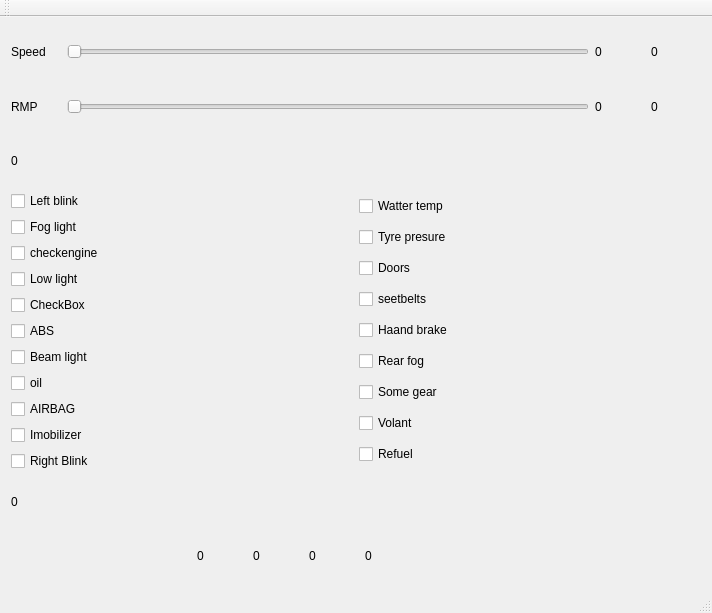
<?xml version="1.0" encoding="UTF-8"?>
<ui version="4.0">
 <class>MainWindow</class>
 <widget class="QMainWindow" name="MainWindow">
  <property name="geometry">
   <rect>
    <x>0</x>
    <y>0</y>
    <width>712</width>
    <height>613</height>
   </rect>
  </property>
  <property name="windowTitle">
   <string>MainWindow</string>
  </property>
  <widget class="QWidget" name="centralWidget">
   <layout class="QVBoxLayout" name="verticalLayout">
    <item>
     <layout class="QHBoxLayout" name="horizontalLayout">
      <item>
       <widget class="QLabel" name="label_3">
        <property name="minimumSize">
         <size>
          <width>50</width>
          <height>0</height>
         </size>
        </property>
        <property name="text">
         <string>Speed</string>
        </property>
       </widget>
      </item>
      <item>
       <widget class="QSlider" name="horizontalSlider">
        <property name="maximum">
         <number>100</number>
        </property>
        <property name="orientation">
         <enum>Qt::Horizontal</enum>
        </property>
       </widget>
      </item>
      <item>
       <widget class="QLabel" name="speedText">
        <property name="sizePolicy">
         <sizepolicy hsizetype="Minimum" vsizetype="Preferred">
          <horstretch>0</horstretch>
          <verstretch>0</verstretch>
         </sizepolicy>
        </property>
        <property name="minimumSize">
         <size>
          <width>50</width>
          <height>0</height>
         </size>
        </property>
        <property name="text">
         <string>0</string>
        </property>
       </widget>
      </item>
      <item>
       <widget class="QLabel" name="speedCurrent">
        <property name="minimumSize">
         <size>
          <width>50</width>
          <height>0</height>
         </size>
        </property>
        <property name="text">
         <string>0</string>
        </property>
       </widget>
      </item>
     </layout>
    </item>
    <item>
     <layout class="QHBoxLayout" name="horizontalLayout_2">
      <item>
       <widget class="QLabel" name="label_4">
        <property name="minimumSize">
         <size>
          <width>50</width>
          <height>0</height>
         </size>
        </property>
        <property name="text">
         <string>RMP</string>
        </property>
       </widget>
      </item>
      <item>
       <widget class="QSlider" name="horizontalSlider_2">
        <property name="maximum">
         <number>100</number>
        </property>
        <property name="orientation">
         <enum>Qt::Horizontal</enum>
        </property>
       </widget>
      </item>
      <item>
       <widget class="QLabel" name="rmpText">
        <property name="minimumSize">
         <size>
          <width>50</width>
          <height>0</height>
         </size>
        </property>
        <property name="text">
         <string>0</string>
        </property>
       </widget>
      </item>
      <item>
       <widget class="QLabel" name="rmpCurrent">
        <property name="minimumSize">
         <size>
          <width>50</width>
          <height>0</height>
         </size>
        </property>
        <property name="text">
         <string>0</string>
        </property>
       </widget>
      </item>
     </layout>
    </item>
    <item>
     <widget class="QLabel" name="button_state">
      <property name="text">
       <string>0</string>
      </property>
     </widget>
    </item>
    <item>
     <layout class="QHBoxLayout" name="horizontalLayout_3">
      <item>
       <layout class="QVBoxLayout" name="verticalLayout_2">
        <item>
         <widget class="QCheckBox" name="checkBox_10">
          <property name="text">
           <string>Left blink</string>
          </property>
         </widget>
        </item>
        <item>
         <widget class="QCheckBox" name="checkBox_8">
          <property name="text">
           <string>Fog light</string>
          </property>
         </widget>
        </item>
        <item>
         <widget class="QCheckBox" name="checkBox_4">
          <property name="text">
           <string>checkengine</string>
          </property>
         </widget>
        </item>
        <item>
         <widget class="QCheckBox" name="checkBox_9">
          <property name="text">
           <string>Low light</string>
          </property>
         </widget>
        </item>
        <item>
         <widget class="QCheckBox" name="checkBox_7">
          <property name="text">
           <string>CheckBox</string>
          </property>
         </widget>
        </item>
        <item>
         <widget class="QCheckBox" name="checkBox_3">
          <property name="text">
           <string>ABS</string>
          </property>
         </widget>
        </item>
        <item>
         <widget class="QCheckBox" name="checkBox">
          <property name="text">
           <string>Beam light</string>
          </property>
         </widget>
        </item>
        <item>
         <widget class="QCheckBox" name="checkBox_6">
          <property name="text">
           <string>oil</string>
          </property>
         </widget>
        </item>
        <item>
         <widget class="QCheckBox" name="checkBox_5">
          <property name="text">
           <string>AIRBAG</string>
          </property>
         </widget>
        </item>
        <item>
         <widget class="QCheckBox" name="checkBox_2">
          <property name="text">
           <string>Imobilizer</string>
          </property>
         </widget>
        </item>
        <item>
         <widget class="QCheckBox" name="checkBox_11">
          <property name="text">
           <string>Right Blink</string>
          </property>
         </widget>
        </item>
       </layout>
      </item>
      <item>
       <layout class="QVBoxLayout" name="verticalLayout_4">
        <item>
         <widget class="QCheckBox" name="checkBox_12">
          <property name="text">
           <string>Watter temp</string>
          </property>
         </widget>
        </item>
        <item>
         <widget class="QCheckBox" name="checkBox_13">
          <property name="text">
           <string>Tyre presure</string>
          </property>
         </widget>
        </item>
        <item>
         <widget class="QCheckBox" name="checkBox_14">
          <property name="text">
           <string>Doors</string>
          </property>
         </widget>
        </item>
        <item>
         <widget class="QCheckBox" name="checkBox_15">
          <property name="text">
           <string>seetbelts</string>
          </property>
         </widget>
        </item>
        <item>
         <widget class="QCheckBox" name="checkBox_16">
          <property name="text">
           <string>Haand brake</string>
          </property>
         </widget>
        </item>
        <item>
         <widget class="QCheckBox" name="checkBox_18">
          <property name="text">
           <string>Rear fog</string>
          </property>
         </widget>
        </item>
        <item>
         <widget class="QCheckBox" name="SomeGear">
          <property name="text">
           <string>Some gear</string>
          </property>
         </widget>
        </item>
        <item>
         <widget class="QCheckBox" name="Volant">
          <property name="text">
           <string>Volant</string>
          </property>
         </widget>
        </item>
        <item>
         <widget class="QCheckBox" name="Refuel">
          <property name="text">
           <string>Refuel</string>
          </property>
         </widget>
        </item>
       </layout>
      </item>
     </layout>
    </item>
    <item>
     <widget class="QLabel" name="sendVal">
      <property name="text">
       <string>0</string>
      </property>
     </widget>
    </item>
    <item>
     <layout class="QHBoxLayout" name="horizontalLayout_4">
      <item>
       <spacer name="horizontalSpacer">
        <property name="orientation">
         <enum>Qt::Horizontal</enum>
        </property>
        <property name="sizeHint" stdset="0">
         <size>
          <width>40</width>
          <height>20</height>
         </size>
        </property>
       </spacer>
      </item>
      <item>
       <widget class="QLabel" name="Acc">
        <property name="minimumSize">
         <size>
          <width>50</width>
          <height>0</height>
         </size>
        </property>
        <property name="text">
         <string>0</string>
        </property>
       </widget>
      </item>
      <item>
       <widget class="QLabel" name="Brake">
        <property name="minimumSize">
         <size>
          <width>50</width>
          <height>0</height>
         </size>
        </property>
        <property name="text">
         <string>0</string>
        </property>
       </widget>
      </item>
      <item>
       <widget class="QLabel" name="Clutch">
        <property name="minimumSize">
         <size>
          <width>50</width>
          <height>0</height>
         </size>
        </property>
        <property name="text">
         <string>0</string>
        </property>
       </widget>
      </item>
      <item>
       <widget class="QLabel" name="buttons">
        <property name="minimumSize">
         <size>
          <width>150</width>
          <height>0</height>
         </size>
        </property>
        <property name="text">
         <string>0</string>
        </property>
       </widget>
      </item>
      <item>
       <spacer name="horizontalSpacer_2">
        <property name="orientation">
         <enum>Qt::Horizontal</enum>
        </property>
        <property name="sizeHint" stdset="0">
         <size>
          <width>40</width>
          <height>20</height>
         </size>
        </property>
       </spacer>
      </item>
     </layout>
    </item>
   </layout>
  </widget>
  <widget class="QMenuBar" name="menuBar">
   <property name="geometry">
    <rect>
     <x>0</x>
     <y>0</y>
     <width>712</width>
     <height>21</height>
    </rect>
   </property>
  </widget>
  <widget class="QToolBar" name="mainToolBar">
   <attribute name="toolBarArea">
    <enum>TopToolBarArea</enum>
   </attribute>
   <attribute name="toolBarBreak">
    <bool>false</bool>
   </attribute>
  </widget>
  <widget class="QStatusBar" name="statusBar"/>
 </widget>
 <layoutdefault spacing="6" margin="11"/>
 <resources/>
 <connections/>
</ui>
